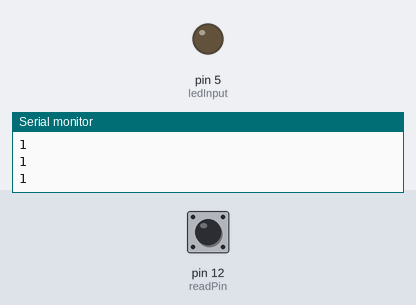
Bench run of a sketch on a simulated Arduino Uno, built with avr-gcc and run on an emulated ATmega328P. On the bench: output pins drawn as LEDs (lit = HIGH), the last lines printed to the serial monitor. The test bench sets the inputs (shaded band); at power-on: pin 12 (readPin) HIGH.

Above: at 1.2 s.
1.3 s: pin 12 (readPin) pulsed LOW 5 times (0.12 s each, 0.3 s apart)
At 3.5 s:
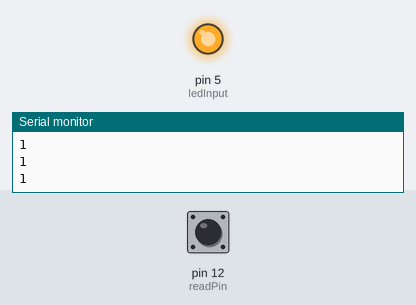
Timing chart, 0 to 5.0 s (numbered marks = the images above; inputs shaded):
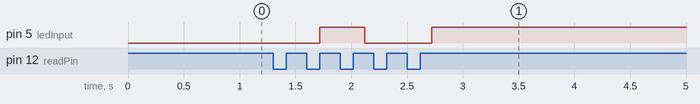

Measured:
- after the input at 1.3 s, pin 5 (ledInput): LOW → HIGH after 0.42 s, → LOW 0.40 s later, → HIGH 0.60 s later

The sketch:

buttonBasicConfig.ino
```cpp
//Create a toggable button to turn on light
int readPin = 12;
int ledInput = 5;
int dt = 200;
int buttonRead;
int ledState=1;
void setup() {
 Serial.begin(9600);
 pinMode(readPin, INPUT);
 pinMode(ledInput, OUTPUT);

}

void loop() {
 buttonRead = digitalRead(readPin);
 Serial.println(buttonRead);
 delay(dt);
 //toggle led state
 if(buttonRead==0){
    if(ledState==0){
        ledState=1;
      }
    else if(ledState==1){
        ledState=0;
      };
  };
 while(buttonRead==0){
    buttonRead = digitalRead(readPin);
  };

 if(ledState==0){
    digitalWrite(ledInput,HIGH);
  }
 else if(ledState==1){
    digitalWrite(ledInput,LOW);
  };
}
```
